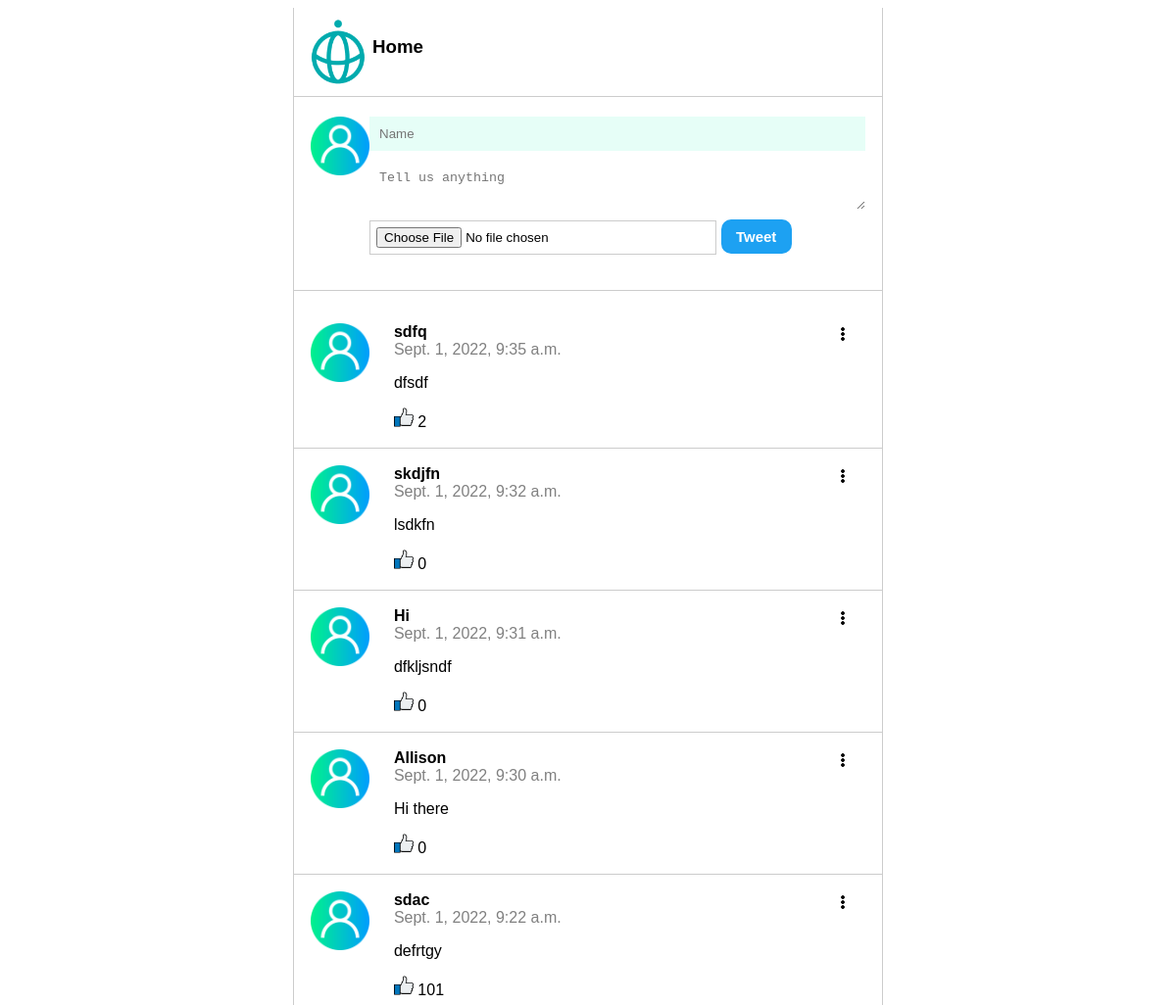
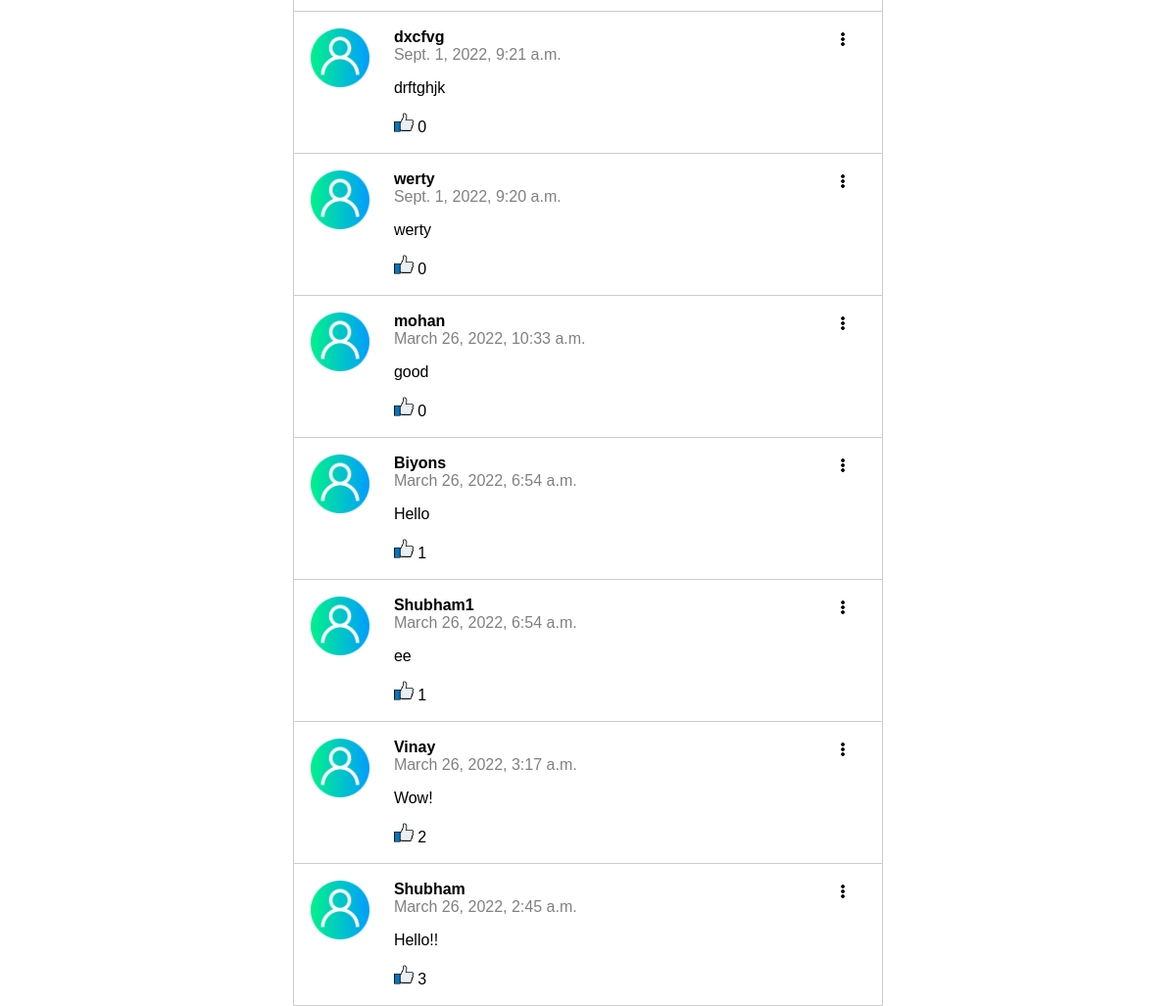
The page / on the database its author committed (2 pictures, top to bottom).
### posts/models.py (models this page shows)
class Post(models.Model):
    class Meta(object):
        db_table = 'post'
    name = models.CharField(
        'Name', blank=False,  null=False, max_length=14, db_index=True, default='Anonymous'
    )
    body = models.CharField(
        'Body', blank=True,  null=True, max_length=14, db_index=True,
    )
    created_at = models.DateTimeField(
        'created_at', blank=True, auto_now_add=True
    )
    like_count = models.PositiveIntegerField(
       ' like_count', default = 0, null=True, blank=True
    )
    image= CloudinaryField('image', blank=True, db_index=True
    )

### posts/views.py (the view, shortened to what this page needs)
# urls.py: path('', views.index, name = 'index'),
def index(request):
    posts = Post.objects.all().order_by('-created_at')[:20]
    return render(request, 'posts.html', {'posts': posts})

### templates/posts.html (shortened to what this page needs)
{% extends "base.html" %} {% block content %} {% load static %}
<section class='content'>
    <section class='A'>
        <img type='image/png' src='static/img/techis-logo.png'>
        <h1>
            Home
        </h1>
    </section>
    <section class='post_form'>
        <form action='' method='POST' enctype="multipart/form-data">
            <div class='logo'>
                <img src="{% static 'img/user.png' %}"/>
            </div>
           <div class="int">
                <input type='text'class="input" name='name' placeholder='Name' required/>
                <textarea name='body' placeholder='Tell us anything' required/></textarea>
                <input class="file" name="image" type="file" />
                <button type='submit' value='Post'/>Tweet</button>
           </div>
        </form>
    </section>
    <section class='posts'>
        <ul>
            {% for post in posts %}
            <li>
                <img class="menu_icon js-menu-icon" src="{% static 'img/options.png' %}"/>
                <div class='logo'>
                    <img src="{% static 'img/user.png' %}"/>
                </div>
                <div class='name_body'>
                   <div class='name'>{{post.name}}</div>
                   <div class='datetime'>{{post.created_at}}</div>
                   <p>{{post.body}}</p>
                   <div class='like'>
                    <a href="/likes/{{post.id}}/" >
                        <img src="{% static 'img/thumb-up.png' %}"/>
                    </a>
                    {{post.like_count}}
                   </div>
                </div>
            </li>
            {% endfor %}
        </ul>
    </section>
</section>
{% endblock %}

### templates/base.html (shortened to what this page needs)
<!DOCTYPE>
<html>
    <head>
        {% load static %}
        <link href="{% static 'css/style.css' %}" rel="stylesheet"/>
    </head>
    <body>
        {% block content %} {{content}} {% endblock %}
    </body>
</html>

### static/css/style.css (style rules this page uses)
html, body { height: 100%; font-family: sans-serif; }
.content { max-width: 600px; margin: 0 auto; border-left: 1px solid #ccc; border-right: 1px solid #ccc; }
.post_form { padding: 20px 17px; border-bottom: 1px solid #ccc; }
.post_form .input { width: 100%; margin-bottom: 10px; padding: 10px; border: 0px; background-color: #e6fef7; }
input.file { border: 1px solid #ccc; padding: 6px; width: 70%; }
.post_form textarea { width: 100%; padding: 10px; margin-bottom: 10px; border: 0px; }
.posts ul { padding: 0; }
.posts li { display: flex; border-bottom: 1px solid #ccc; padding: 17px; }
.logo { flex-basis: 15%; }
.logo img { width: 60px; }
.posts li .name_body .name { font-weight: bold; }
.posts li .name_body .datetime { color: gray; }
.posts li .menu_icon { width: 20px; position: absolute; right: 30px; top: 18px; }
.posts li { position: relative; display: flex; border-bottom: 1px solid #ccc; padding: 17px; list-style: none; }
.like img { width: 20px; }
.like a { text-decoration: none; }
form { display: flex; }
.int button { background-color: rgb(29, 161, 242); color: white; font-size: 15px; font-weight: bold; border: 0px; padding: 9px; border-radius: 10px; width:72px; }
.A img { width: 70px; }
.A { display: flex; padding: 10px; border-bottom: 1px solid #ccc ; }

### rows shown on the page
Post: name "sdfq", created_at "Sept. 1, 2022, 9:35 a.m.", body "dfsdf", like_count "2"
Post: name "skdjfn", created_at "Sept. 1, 2022, 9:32 a.m.", body "lsdkfn", like_count "0"
Post: name "Hi", created_at "Sept. 1, 2022, 9:31 a.m.", body "dfkljsndf", like_count "0"
Post: name "Allison", created_at "Sept. 1, 2022, 9:30 a.m.", body "Hi there", like_count "0"
Post: name "sdac", created_at "Sept. 1, 2022, 9:22 a.m.", body "defrtgy", like_count "101"
Post: name "dxcfvg", created_at "Sept. 1, 2022, 9:21 a.m.", body "drftghjk", like_count "0"
Post: name "werty", created_at "Sept. 1, 2022, 9:20 a.m.", body "werty", like_count "0"
Post: name "mohan", created_at "March 26, 2022, 10:33 a.m.", body "good", like_count "0"
Post: name "Biyons", created_at "March 26, 2022, 6:54 a.m.", body "Hello", like_count "1"
Post: name "Shubham1", created_at "March 26, 2022, 6:54 a.m.", body "ee", like_count "1"
Post: name "Vinay", created_at "March 26, 2022, 3:17 a.m.", body "Wow!", like_count "2"
Post: name "Shubham", created_at "March 26, 2022, 2:45 a.m.", body "Hello!!", like_count "3"
